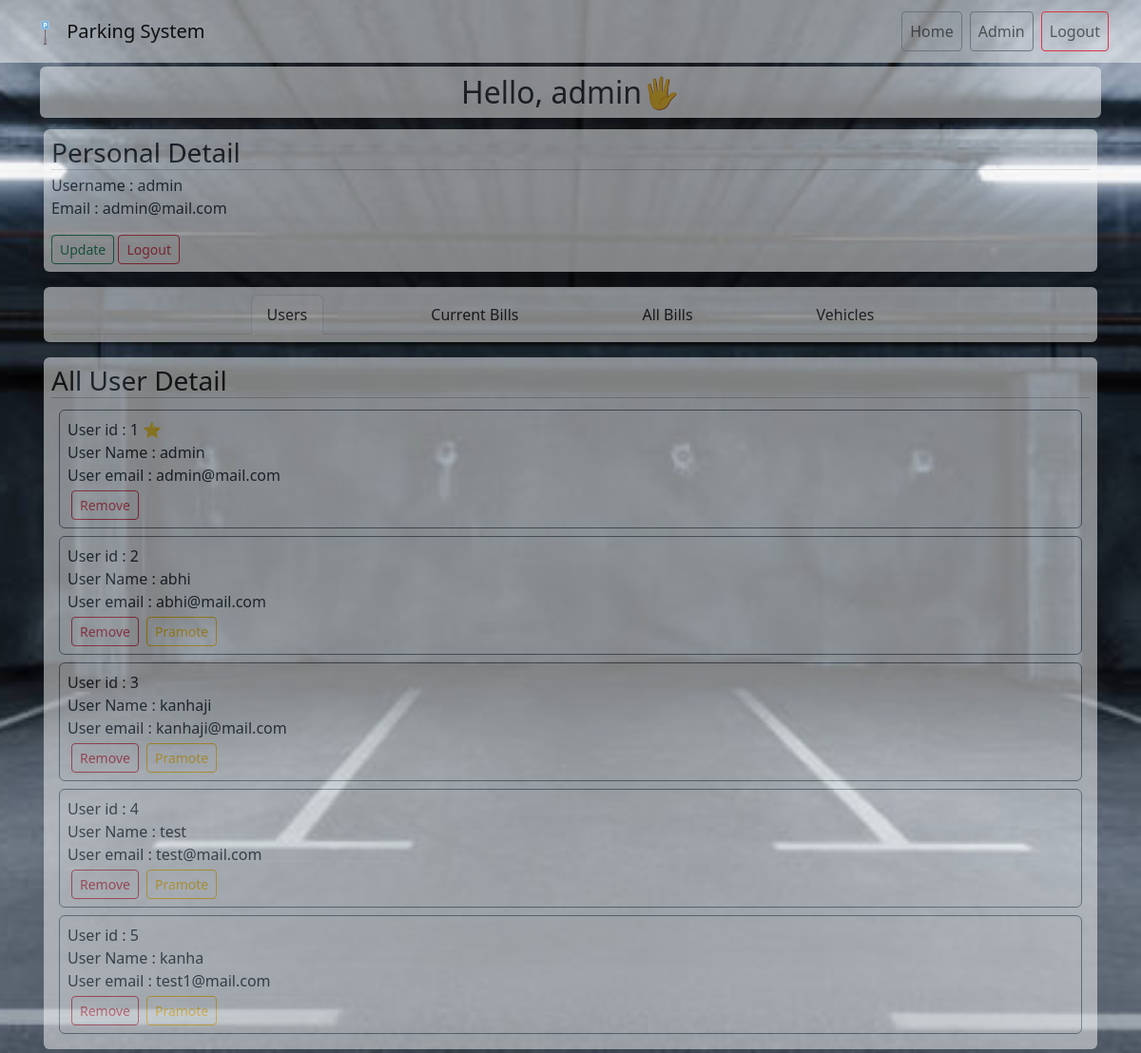
The app's page /admin/users (signed in) with its own data.
### system/models.py (models this page shows, shortened)
class User(db.Model, UserMixin):
    id = db.Column(db.Integer, primary_key=True)
    username = db.Column(db.String(20), unique=True, nullable=False)
    email = db.Column(db.String(120), unique=True, nullable=False)
    password = db.Column(db.String(60), nullable=False)
    isAdmin = db.Column(db.Integer, default=0)
    vehicles = db.relationship('Vehicle', backref='user', lazy=True)
    bills = db.relationship('Bill', backref='user', lazy=True)
    slot = db.relationship('Slot', backref='user', lazy=True)

### system/route/admin.py (the view)
@app.route("/admin/users")
@login_required
def users():
    if not current_user.isAdmin: return redirect(url_for('profile'))
    users = User.query.all()
    page = 'users'
    return render_template("admin/users.html", title = "View Users", users=users, page=page)

### system/models.py (called while the page is built)
@login_manager.user_loader
def load_user(id):
    return User.query.get(int(id))

### system/templates/admin/users.html
{% extends "layouts/admin.html" %}
{% block admin %}
<section id="vehicle-section" class="bg-light opacity-50 rounded p-2 m-1">
    <h3 class="p-0 m-0">All User Detail</h3>
    <hr class="p-0 m-0 pb-1">
    {% for user in users %}
    <div class="text-start border border-secondary rounded p-2 m-2">
        User id : {{ user.id }}
        {% if user.isAdmin %}
        ⭐
        {% endif %}<br>
        User Name : {{ user.username }} <br>
        User email : {{ user.email }} <br>
        <div class="d-flex flex-row">
        <form action="{{ url_for('remove', id=user.id) }}" class="mx-1" method="post">
            <input class="btn btn-outline-danger btn-sm mt-1 inline" type="submit" value="Remove">
        </form>
        {% if not user.isAdmin %}
        <form action="{{ url_for('add_admin', id=user.id, req=1) }}" class="mx-1" method="post">
            <input class="btn btn-outline-warning btn-sm mt-1 inline" type="submit" value="Pramote">
        </form>
        {% elif user.username != "admin"%}
        <form action="{{ url_for('add_admin', id=user.id, req=0) }}" class="mx-1" method="post">
            <input class="btn btn-outline-warning btn-sm mt-1 inline" type="submit" value="Demote">
        </form>
        {% endif %}
        </div>
    </div>
    {% endfor %}
</section>
{% endblock admin %}

### system/templates/layouts/admin.html (shortened to what this page needs)
{% extends "layout.html" %}
{% block content %}
<h2 class="bg-light opacity-50 rounded text-center p-2">Hello, {{ current_user.username }}🖐</h2>
<div class="d-grid gap-2">
    <section id="user-section" class="bg-light opacity-50 rounded p-2 m-1">
        <h3 class="p-0 m-0">Personal Detail</h3>
        <hr class="p-0 m-0 pb-1">
        <p class="text-start">
            Username : {{ current_user.username }}<br>
            Email : {{ current_user.email }}
        </p>
        <a class="btn btn-outline-success btn-sm" href="{{ url_for('update_user') }}">Update</a>
        <a class="btn btn-outline-danger btn-sm" href="{{ url_for('logout') }}">Logout</a>
    </section>
    {% if page == 'bills' %}
    <section class="bg-light opacity-50 rounded p-2 m-1">
        <ul class="nav justify-content-center nav-tabs">
            <li class="nav-item mx-md-5"><a href="{{ url_for('users') }}" class="nav-link text-dark">Users</a></li>
            <li class="nav-item mx-md-5"><a href="{{ url_for('bills') }}" class="nav-link text-dark active">Current Bills</a></li>
            <li class="nav-item mx-md-5"><a href="{{ url_for('vehicles') }}" class="nav-link text-dark">All Bills</a></li>
            <li class="nav-item mx-md-5"><a href="{{ url_for('vehicles') }}" class="nav-link text-dark">Vehicles</a></li>
        </ul>
    </section>
    {% elif page == 'users' %}
    <section class="bg-light opacity-50 rounded p-2 m-1">
        <ul class="nav justify-content-center nav-tabs">
            <li class="nav-item mx-md-5"><a href="{{ url_for('users') }}" class="nav-link text-dark active">Users</a></li>
            <li class="nav-item mx-md-5"><a href="{{ url_for('bills') }}" class="nav-link text-dark">Current Bills</a></li>
            <li class="nav-item mx-md-5"><a href="{{ url_for('bill_history') }}" class="nav-link text-dark">All Bills</a></li>
            <li class="nav-item mx-md-5"><a href="{{ url_for('vehicles') }}" class="nav-link text-dark">Vehicles</a></li>
        </ul>
    </section>
    {% endif %}
    {% block admin %}{% endblock %}
</div>
{% endblock content %}

### system/static/main.css (style rules this page uses)
.bg-img { background: url(bgImg1.jpg); height: 100vh; background-position: center; background-repeat: no-repeat; background-size: cover; background-attachment: fixed; }

### records on screen
User: username "admin", email "admin@mail.com", id "1"
User: id "2", username "abhi", email "abhi@mail.com"
User: id "3", username "kanhaji", email "kanhaji@mail.com"
User: id "4", username "test", email "test@mail.com"
User: id "5", username "kanha", email "test1@mail.com"
